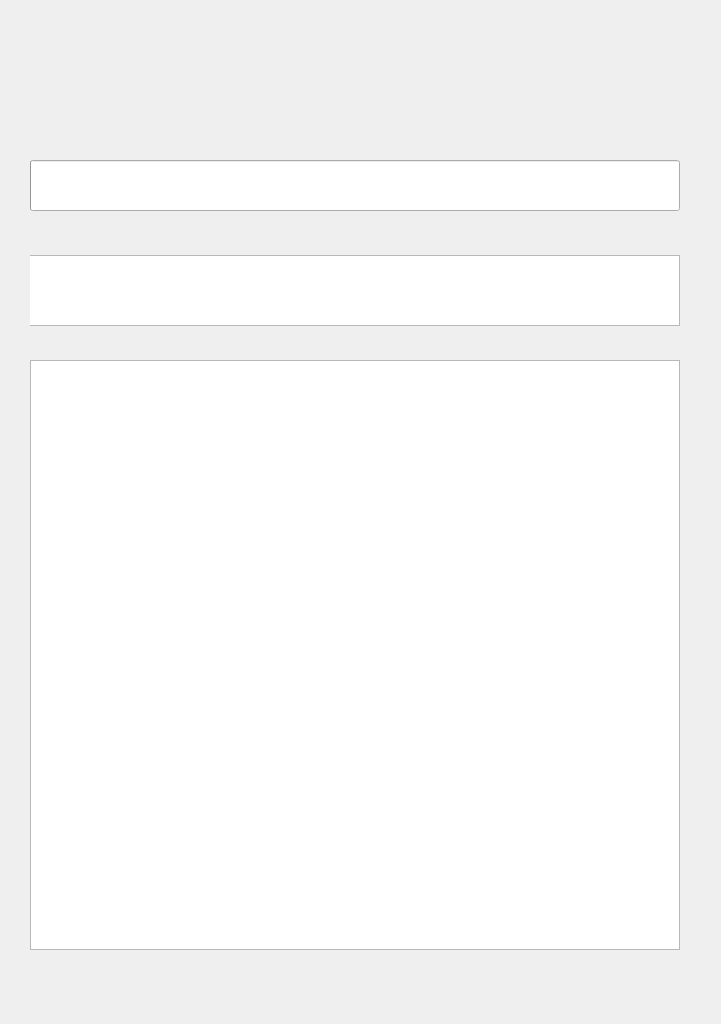
<?xml version="1.0" encoding="UTF-8"?>
<ui version="4.0">
 <class>Form</class>
 <widget class="QWidget" name="Form">
  <property name="enabled">
   <bool>true</bool>
  </property>
  <property name="geometry">
   <rect>
    <x>0</x>
    <y>0</y>
    <width>721</width>
    <height>1024</height>
   </rect>
  </property>
  <property name="minimumSize">
   <size>
    <width>496</width>
    <height>516</height>
   </size>
  </property>
  <property name="maximumSize">
   <size>
    <width>721</width>
    <height>1024</height>
   </size>
  </property>
  <property name="windowTitle">
   <string>Gesture</string>
  </property>
  <widget class="QPushButton" name="pushButton">
   <property name="geometry">
    <rect>
     <x>240</x>
     <y>30</y>
     <width>224</width>
     <height>96</height>
    </rect>
   </property>
   <property name="focusPolicy">
    <enum>Qt::NoFocus</enum>
   </property>
   <property name="styleSheet">
    <string notr="true">background:transparent</string>
   </property>
   <property name="text">
    <string/>
   </property>
   <property name="flat">
    <bool>true</bool>
   </property>
  </widget>
  <widget class="QProgressBar" name="progressBar">
   <property name="geometry">
    <rect>
     <x>30</x>
     <y>160</y>
     <width>650</width>
     <height>51</height>
    </rect>
   </property>
   <property name="value">
    <number>0</number>
   </property>
   <property name="textVisible">
    <bool>false</bool>
   </property>
  </widget>
  <widget class="QGraphicsView" name="graphicsView">
   <property name="geometry">
    <rect>
     <x>30</x>
     <y>360</y>
     <width>650</width>
     <height>590</height>
    </rect>
   </property>
  </widget>
  <widget class="QWidget" name="widget" native="true">
   <property name="geometry">
    <rect>
     <x>30</x>
     <y>230</y>
     <width>650</width>
     <height>96</height>
    </rect>
   </property>
   <widget class="QTextBrowser" name="textBrowser">
    <property name="geometry">
     <rect>
      <x>-1</x>
      <y>25</y>
      <width>651</width>
      <height>71</height>
     </rect>
    </property>
    <property name="font">
     <font>
      <family>Microsoft YaHei UI Light</family>
      <pointsize>25</pointsize>
      <weight>75</weight>
      <bold>true</bold>
     </font>
    </property>
   </widget>
  </widget>
 </widget>
 <resources/>
 <connections/>
</ui>
